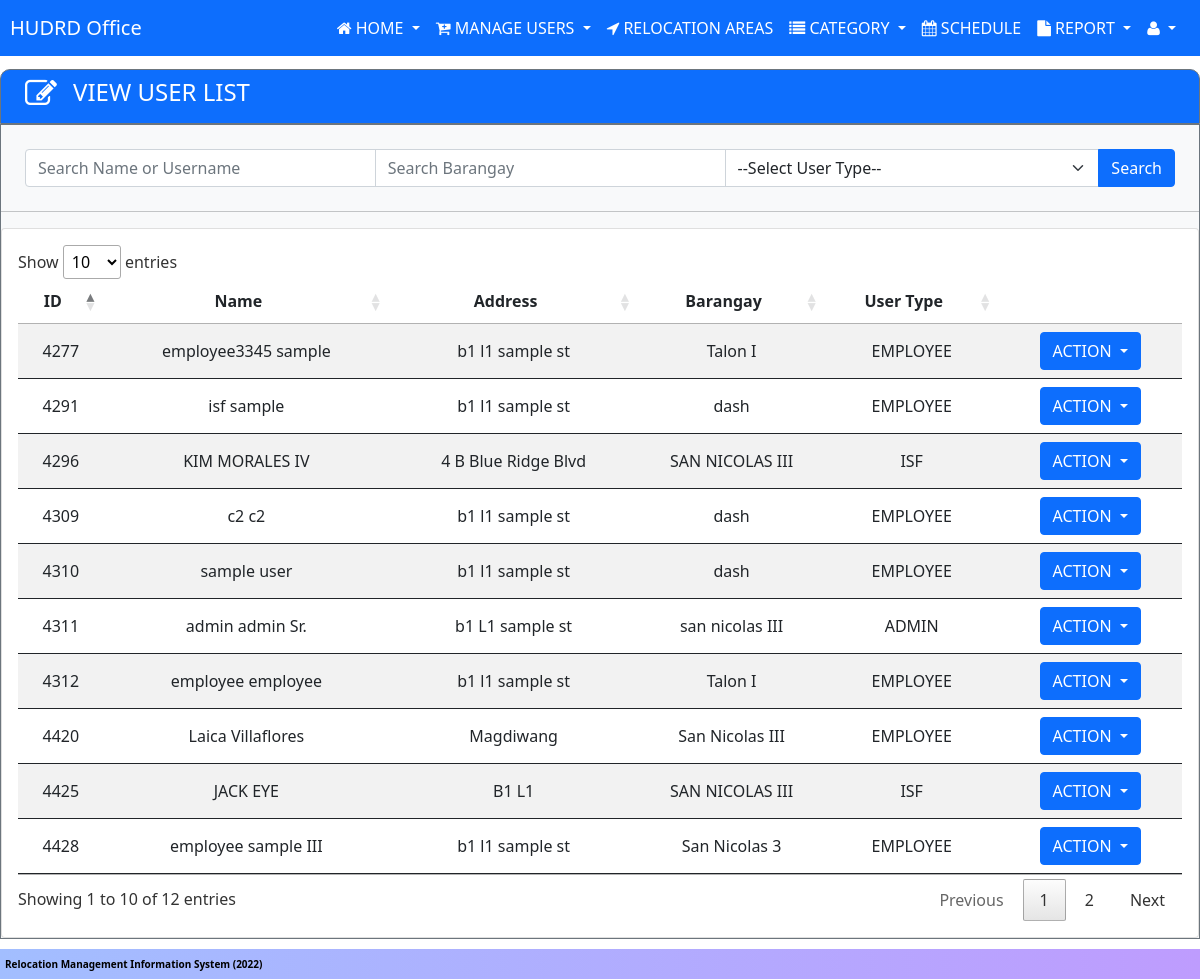
/userData/hudrd/hudrd-viewUsers.php (signed in), run on the app's committed database.
### tables this page shows
CREATE TABLE `tbl_users` (
  `user_id` int(11) NOT NULL AUTO_INCREMENT,
  `fname` varchar(100) NOT NULL,
  `mname` varchar(100) NOT NULL,
  `lname` varchar(100) NOT NULL,
  `ename` varchar(50) NOT NULL,
  `detailed_add` varchar(100) NOT NULL,
  `barangay` varchar(100) NOT NULL,
  `city` varchar(100) NOT NULL,
  `gender` varchar(255) NOT NULL,
  `age` int(11) NOT NULL,
  `bday` date NOT NULL,
  `contact_no` varchar(50) NOT NULL,
  `email` varchar(100) NOT NULL,
  `resetCode` varchar(10) NOT NULL,
  `user_type` varchar(50) NOT NULL,
  PRIMARY KEY (`user_id`)
);

CREATE TABLE `tbl_accounts` (
  `acc_id` int(11) NOT NULL AUTO_INCREMENT,
  `user_name` varchar(100) NOT NULL,
  `password` varchar(100) NOT NULL,
  `user_id` int(11) NOT NULL,
  PRIMARY KEY (`acc_id`),
  KEY `fk_acc_user_id` (`user_id`),
  CONSTRAINT `fk_acc_user_id` FOREIGN KEY (`user_id`) REFERENCES `tbl_users` (`user_id`) ON DELETE CASCADE ON UPDATE CASCADE
);

### includes/viewUserListModal.php (the view, shortened to what this page needs)
<div class="dropdown">
    <button class="btn btn-primary dropdown-toggle" id="dropdownMenu1" type="button" data-bs-toggle="dropdown">
        ACTION
    </button>
</div>

### userData/hudrd/hudrd-viewUsers.php (shortened to what this page needs)
<?php include '../../includes/header.php';
?>
<div class=" bg-primary d-inline-flex w-100 p-2 border border-1 border-secondary text-white"
    style="border-top-left-radius: 10px;border-top-right-radius:10px;">
    <i class="ps-3 fa fa-2x fa-edit "></i>
    <h4 class="ps-3 w-50"> VIEW USER LIST</h4>
</div>
<div class="bg-light  me-auto ms-auto border-1 border-secondary border" style="min-height: 72vh;">
    <form action="<?php echo $_SERVER['PHP_SELF']; ?>" method="POST" class="m-3">
        <div class="input-group p-2">
            <input type="text" name="searchKey" id="" class="form-control" placeholder="Search Name or Username"
                value="<?php if (isset($_POST['searchKey'])) {
                                                                                                                            echo $_POST['searchKey'];
                                                                                                                        } ?>">
            <input type="text" name="barangay_filter" value="<?php if (isset($_POST['barangay_filter'])) {
                                                                    echo $_POST['barangay_filter'];
                                                                } ?>" id="" class="form-control"
                placeholder="Search Barangay">
            <select name="user_type_filter" class="form-select" id="">
                <?php
                if (isset($_POST['user_type_filter'])) {
                    if (($_POST['user_type_filter']) == "") {
                        echo '<option class="" value="">--Select User Type--</option>';
                    } else {
                        echo '<option class="" hidden selected value="' . $_POST['user_type_filter'] . '">' . $_POST['user_type_filter'] . '</option>';
                        echo '<option class="" value="">--Select User Type--</option>';
                    }
                } else {
                    echo '<option class="" value="">--Select User Type--</option>';
                }
                ?>
            </select>
            <input type="submit" name="submitSearch" value="Search" class=" btn btn-primary">
        </div>
    </form>
    <hr>
    <div class="card">
        <div class="card-body ">
            <table class=" table table-hover table-striped  table-responsive nowrap w-100" id="example">
                <thead>
                    <tr class="text-center">
                        <th>ID</th>
                        <th>Name</th>
                        <th>Address</th>
                        <th>Barangay</th>
                        <th>User Type</th>
                        <th></th>
                    </tr>
                </thead>
                <tbody>
                    <?php
                    require_once '../../includes/conn.php';
                    if (isset($_POST['submitSearch'])) {
                        $searchName = $conn->real_escape_string($_POST['searchKey']);
                        $searchBarangay = $conn->real_escape_string($_POST['barangay_filter']);
                        $searchType = $conn->real_escape_string($_POST['user_type_filter']);
                        $sql = "SELECT tbl_users.user_id,tbl_users.fname,tbl_users.mname,tbl_users.lname,tbl_users.ename,tbl_users.detailed_add,tbl_users.barangay,tbl_users.city,tbl_users.gender,tbl_users.bday,tbl_users.age,tbl_users.contact_no,tbl_users.email,tbl_users.user_type,tbl_accounts.user_name,tbl_employees.job_position,tbl_employees.job_description,tbl_employees.hire_date,tbl_employees.salary FROM tbl_users INNER JOIN tbl_accounts ON tbl_users.user_id = tbl_accounts.user_id LEFT OUTER JOIN tbl_employees ON tbl_users.user_id = tbl_employees.user_id";
                        $condition = array();
                        if (!empty($searchName)) {
                            array_push($condition, "(tbl_users.fname LIKE '%$searchName%' OR tbl_users.lname LIKE '%$searchName%' OR tbl_users.ename LIKE '%$searchName%' OR tbl_accounts.user_name LIKE '%$searchName%' OR CONCAT(fname,' ',lname) LIKE '%$searchName%' OR CONCAT(fname,' ',lname,' ',ename) LIKE '%$searchName%' )");
                        }
                        if (!empty($searchBarangay)) {
                            array_push($condition, "tbl_users.barangay LIKE '%$searchBarangay%' ");
                        }
                        if (!empty($searchType)) {
                            array_push($condition, "tbl_users.user_type = '$searchType'");
                        }
                        $query = $sql;
                        if (count($condition) > 0) {
                            $query .= " WHERE " . implode(' AND ', $condition);
                        }
                        $result = $conn->query($query);
                        if (mysqli_num_rows($result) > 0) {
                            while ($row = $result->fetch_assoc()) :
                    ?>
                    <tr>
                        <td><?php echo $row['user_id'] ?></td>
                        <td><?php echo $row['fname'] . " " . $row['lname'] . " " . $row['ename'] ?></td>
                        <td><?php echo $row['detailed_add'] ?></td>
                        <td><?php echo $row['barangay'] ?></td>
                        <td><?php echo $row['user_type'] ?></td>
                        <td class="text-center">
                            <?php include "../../includes/viewUserListModal.php" ?>
                        </td>
                    </tr>
                    <?php
                            endwhile;
                        } else {
                            echo '<td colspan="5" class=" text-danger text-center">
                    NO RECORDS FOUND
                    </td>';
                        }
                        ?>
                    <?php
                    } else {
                        $query = $conn->query("SELECT tbl_users.user_id,tbl_users.fname,tbl_users.mname,tbl_users.lname,tbl_users.ename,tbl_users.detailed_add,tbl_users.barangay,tbl_users.city,tbl_users.gender,tbl_users.bday,tbl_users.age,tbl_users.contact_no,tbl_users.email,tbl_users.user_type,tbl_accounts.user_name,tbl_employees.job_position,tbl_employees.job_description,tbl_employees.hire_date,tbl_employees.salary FROM tbl_users INNER JOIN tbl_accounts ON tbl_users.user_id = tbl_accounts.user_id LEFT OUTER JOIN tbl_employees ON tbl_users.user_id = tbl_employees.user_id");
                        if (mysqli_num_rows($query) > 0) {
                            while ($row = mysqli_fetch_array($query)) :
                        ?>
                    <tr>
                        <td><?php echo $row['user_id'] ?></td>
                        <td><?php echo $row['fname'] . " " . $row['lname'] . " " . $row['ename'] ?></td>
                        <td><?php echo $row['detailed_add'] ?></td>
                        <td><?php echo $row['barangay'] ?></td>
                        <td><?php echo $row['user_type'] ?></td>
                        <td class="text-center">
                            <?php include "../../includes/viewUserListModal.php" ?>
                        </td>
                    </tr>
                    <?php
                            endwhile;
                        } else {
                            echo '<td colspan="5" class=" text-danger text-center">
                    NO RECORDS FOUND
                    </td>';
                        }
                    }
                    ?>
                </tbody>
            </table>
        </div>
    </div>
</div>
<?php include '../../includes/footer.php'; ?>

### css/navAndFoot.css (style rules this page uses)
body { font-family: "Franklin Gothic Medium", "Arial Narrow", Arial, sans-serif; height: auto; padding-top: 4.3rem; padding-bottom: 2.5rem; }

### data on the page
tbl_users: user_id "4277", fname "employee3345", lname "sample", detailed_add "b1 l1 sample st", barangay "Talon I", user_type "EMPLOYEE"
tbl_users: user_id "4291", fname "isf", lname "sample", detailed_add "b1 l1 sample st", barangay "dash", user_type "EMPLOYEE"
tbl_users: user_id "4309", fname "c2", lname "c2", detailed_add "b1 l1 sample st", barangay "dash", user_type "EMPLOYEE"
tbl_users: user_id "4310", fname "sample", lname "user", detailed_add "b1 l1 sample st", barangay "dash", user_type "EMPLOYEE"
tbl_users: user_id "4311", fname "admin", lname "admin", ename "Sr.", detailed_add "b1 L1 sample st", barangay "san nicolas III", user_type "ADMIN"
tbl_accounts: user.user_id "4296", user.fname "KIM", user.lname "MORALES", user.ename "IV", user.detailed_add "4 B Blue Ridge Blvd", user.barangay "SAN NICOLAS III", user.user_type "ISF"
tbl_users: user_id "4312", fname "employee", lname "employee", detailed_add "b1 l1 sample st", barangay "Talon I", user_type "EMPLOYEE"
tbl_users: user_id "4420", fname "Laica", lname "Villaflores", detailed_add "Magdiwang", barangay "San Nicolas III", user_type "EMPLOYEE"
tbl_accounts: user.user_id "4425", user.fname "JACK", user.lname "EYE", user.detailed_add "B1 L1", user.barangay "SAN NICOLAS III", user.user_type "ISF"
tbl_users: user_id "4428", fname "employee", lname "sample", ename "III", detailed_add "b1 l1 sample st", barangay "San Nicolas 3", user_type "EMPLOYEE"
